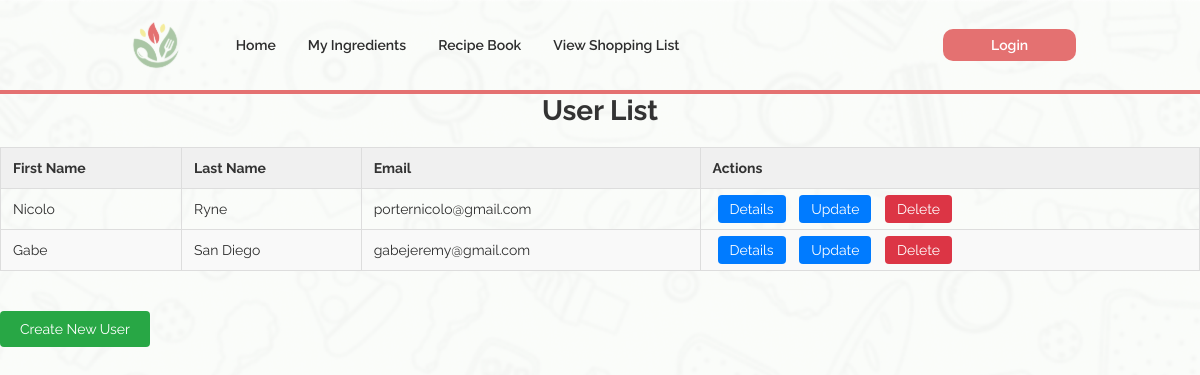
/users/, run on an earlier commit of the app's database.
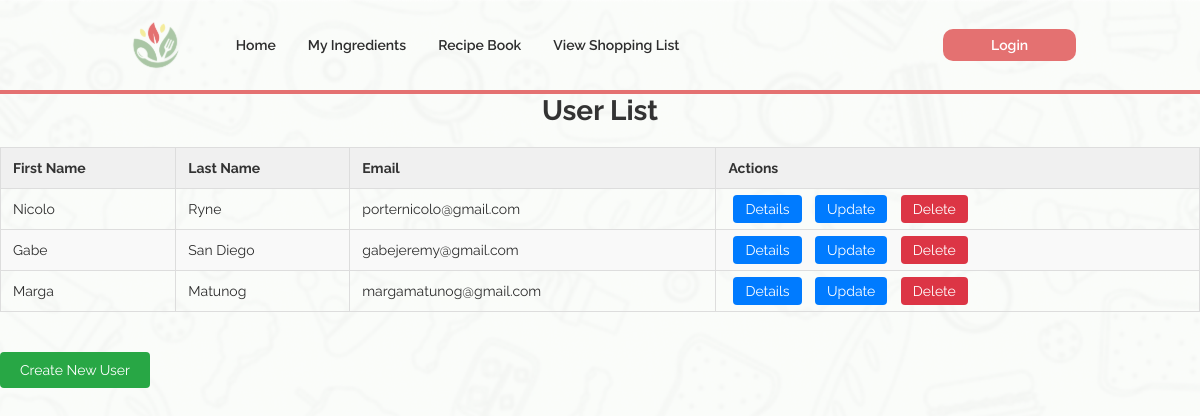
And on a later commit of the database.
### apps/users/models.py (models this page shows, shortened)
class User(models.Model):
    user_id = models.AutoField(primary_key=True)
    fname = models.CharField(max_length=100)
    lname = models.CharField(max_length=100)
    password = models.CharField(max_length=255)
    email = models.CharField(max_length=255, unique=True)
    phone_number = models.CharField(max_length=11)
    date_of_birth = models.DateTimeField()

### apps/users/views.py (the view)
# urls.py: path('', UserListView.as_view(), name='user-list'),
class UserListView(ListView):
    model = User
    template_name = 'user_list.html'
    context_object_name = 'users'

### apps/users/templates/user_list.html (shortened to what this page needs)
{% extends "base.html" %}
{% block content %}
<div>
    <h2>User List</h2>
    <table>
        <thead>
            <tr>
                <th>First Name</th>
                <th>Last Name</th>
                <th>Email</th>
                <th>Actions</th>
            </tr>
        </thead>
        <tbody>
            {% for user in users %}
            <tr>
                <td>{{ user.fname }}</td>
                <td>{{ user.lname }}</td>
                <td>{{ user.email }}</td>
                <td>
                    <a href="{% url 'user-detail' user.pk %}" class="btn-action">Details</a>
                    <a href="{% url 'user-update' user.pk %}" class="btn-action">Update</a>
                    <a href="{% url 'user-delete' user.pk %}" class="btn-action btn-delete">Delete</a>
                </td>
            </tr>
            {% endfor %}
        </tbody>
    </table>
    <a href="{% url 'user-create' %}" class="btn-create">Create New User</a>
</div>
{% endblock %}

What changed in the data, as far as the page shows it:
added User: fname "Marga", lname "Matunog", email "margamatunog@gmail.com"
